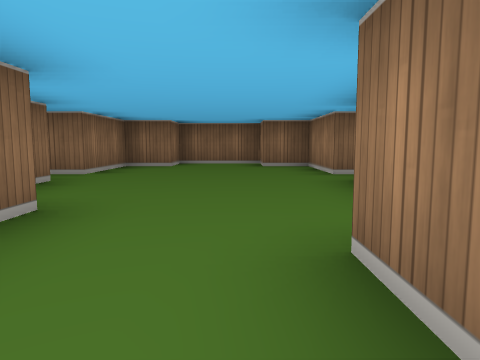
[1] (above)

14 first-person views from a walk through a cub3D maze. The camera is about half as high as the walls, tilts 6° down and sees 70° across. The floor is counted in squares. Each view is taken from the middle of a square. On the plan, view 1 faces up. The plan holds only what a view shows up to about 9 squares ahead; the rest is blank.

[2]
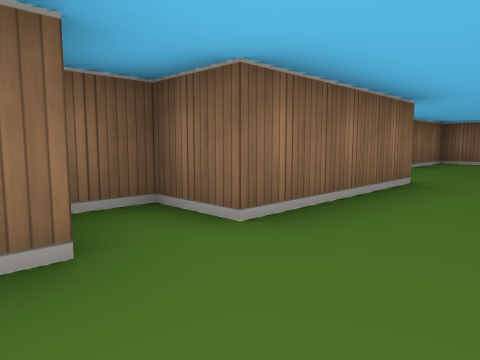

[3]
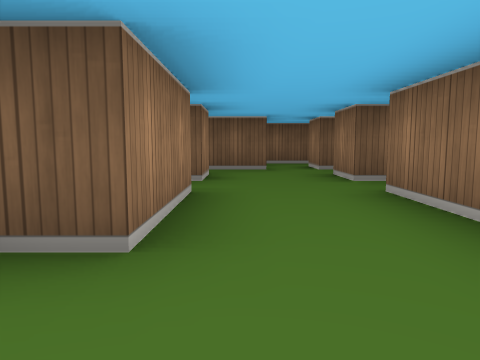

[4]
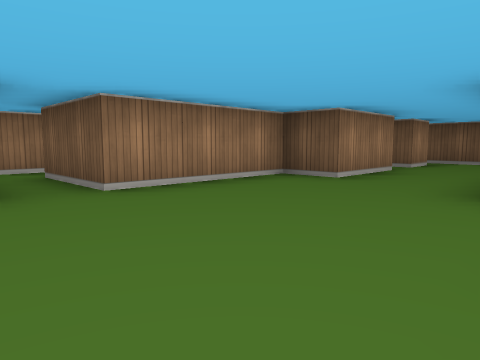

[5]
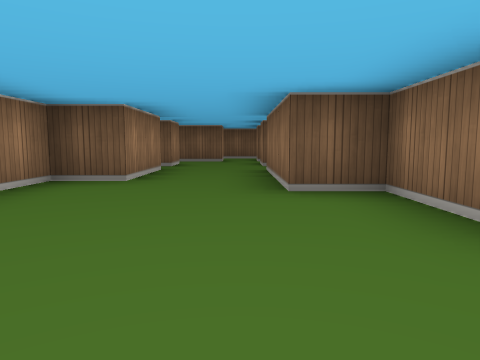

[6]
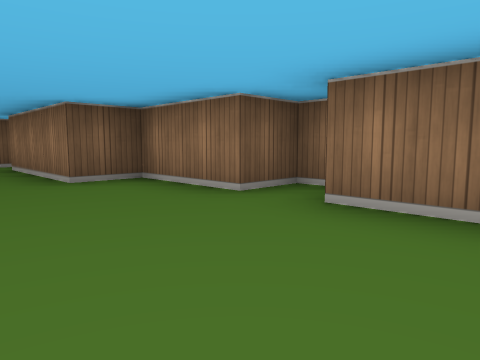

[7]
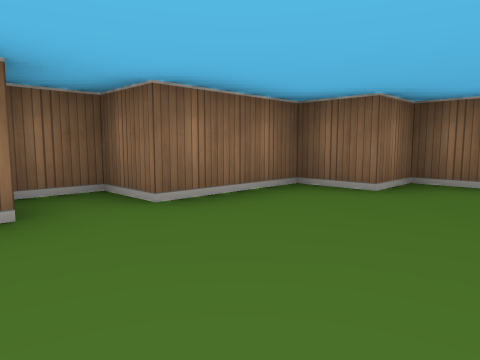

[8]
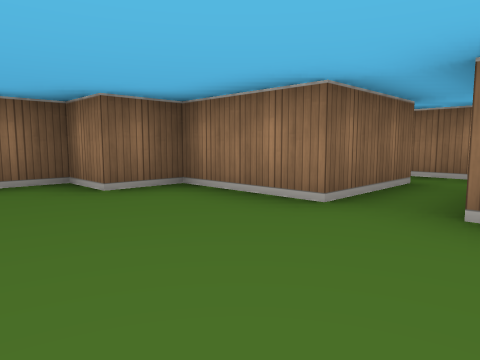

[9]
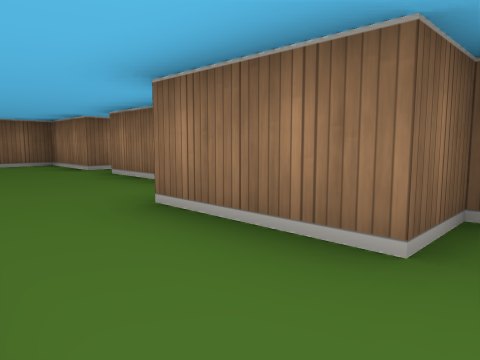

[10]
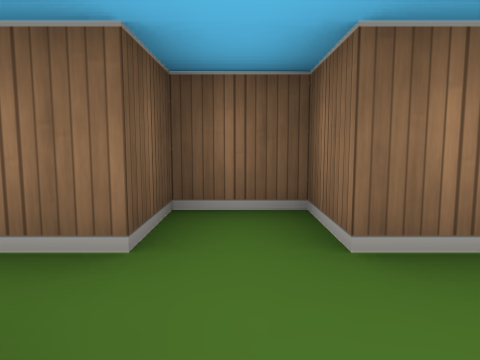

[11]
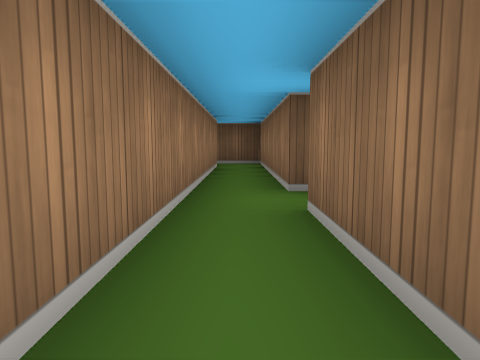

[12]
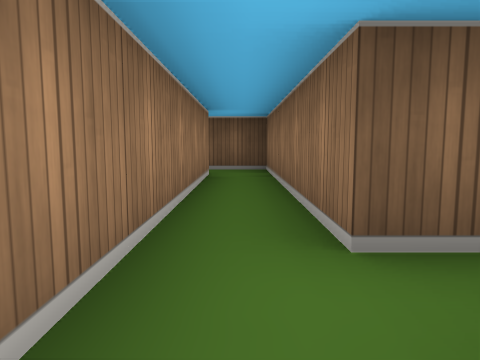

[13]
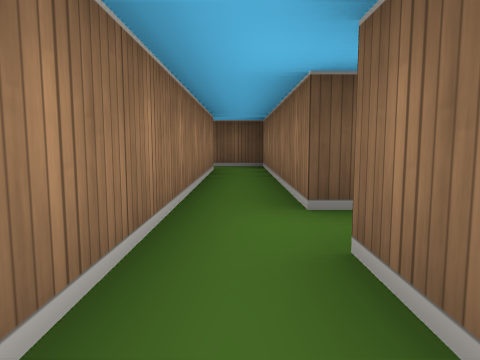

[14]
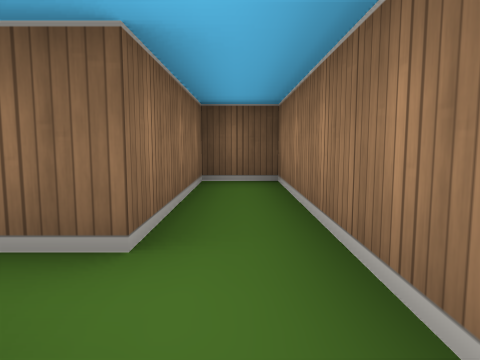

### Floor plan
Points are (right, up) in squares from view 1. A wall is a line through its corners. A room is listed if a view was taken in it or the views show most of it. See-through windows are left out.
Room 1 (views 1, 3, 4, 5, 6, 7, 8, 9)
walls: (1.5, 5.5) (1.5, 7.5) (0.5, 7.5) (0.5, 8.5) (-1.5, 8.5) (-1.5, 7.5) (-2.5, 7.5) (-2.5, 5.5) (-3.5, 5.5) (-3.5, 4.5) (-2.5, 4.5) (-2.5, 2.5) (-1.5, 2.5) (-1.5, -0.5) (-2.5, -0.5) (-2.5, -1.2); (1.6, -0.5) (0.5, -0.5) (0.5, 1.5) (1.5, 1.5) (1.5, 4.5); (-2, -1.5) (-1.5, -1.5); (0.5, -1.5) (1, -1.5)
ways out: opening at (-0.5, -2) to room 2; opening at (2.5, 5) to room 3
Room 2 (views 2, 10)
walls: (-0.6, -3.5) (0.9, -3.5); (-1.5, -1.5) (-1.5, -2.5) (-2.5, -2.5) (-2.5, -3.5) (-1.5, -3.5); (0.5, -2.5) (0.5, -1.5)
ways out: opening at (-0.5, -2) to room 1; opening at (-1, -4)
Room 3 (views 11, 12, 13, 14)
walls: (1.5, 4.5) (3.5, 4.5) (3.5, -0.5) (4.6, -0.5); (4.5, 0.5) (4.5, 8.5) (3.5, 8.5) (3.5, 5.5) (1.5, 5.5)
ways out: opening at (2.5, 5) to room 1

Where each view was taken, in squares from view 1:
view 1: 0 up, 0 right, facing up
view 2: 2 down, 0 right, facing up-left
view 3: 3 up, 0 right, facing down
view 4: 6 up, 2 left, facing down-right
view 5: 6 up, 1 left, facing down
view 6: 7 up, 0 right, facing down-left
view 7: 4 up, 0 right, facing up-left
view 8: 4 up, 1 left, facing up-right
view 9: 1 down, 1 left, facing up-right
view 10: 3 down, 0 right, facing left
view 11: 8 up, 4 right, facing down
view 12: 6 up, 4 right, facing down
view 13: 7 up, 4 right, facing down
view 14: 4 up, 4 right, facing up
